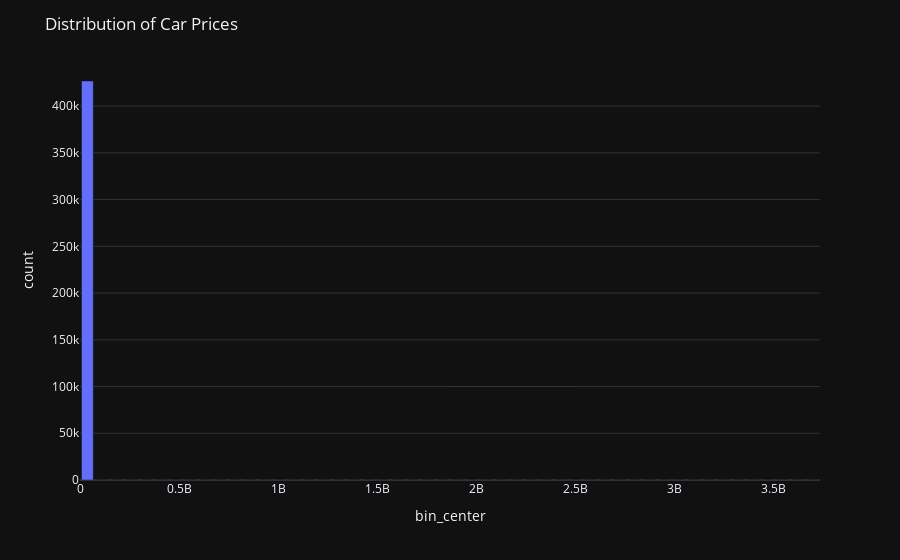

Notebook code cell kept with this figure:
### Markdown cell above
***Interpretation:*** The `model` is a string that contains a specific car model (e.g. 'sierra 1500 crew cab slt' or 'silverado 1500'), which is why it has so many unique values. This is not a categorical variable that we can easily use in modeling without any form of encoding or transformation. I need to consider how to handle this variable in our modeling process.

### Code cell
counts, bin_edges = np.histogram(df['price'], bins=50)
bin_centers = (bin_edges[:-1] + bin_edges[1:]) / 2

agg_df = pd.DataFrame({"bin_center": bin_centers, "count": counts})
fig = px.bar(agg_df, x="bin_center", y="count")
fig.update_layout(title='Distribution of Car Prices')
fig.show()

### Figure 1 — Plotly figure (JSON) as saved in the notebook; plotly's stock layout.template omitted (floating-point values rounded to 4 significant figures)
{"data": [{"alignmentgroup": "True", "hovertemplate": "bin_center=%{x}<br>count=%{y}<extra></extra>", "legendgroup": "", "marker": {"color": "#636efa", "pattern": {"shape": ""}}, "name": "", "offsetgroup": "", "orientation": "v", "showlegend": false, "textposition": "auto", "x": [37370000.0, 112100000.0, 186800000.0, 261600000.0, 336300000.0, 411100000.0, 485800000.0, 560500000.0, 635300000.0, 710000000.0, 784800000.0, 859500000.0, 934200000.0, 1009000000.0, 1084000000.0, 1158000000.0, 1233000000.0, 1308000000.0, 1383000000.0, 1457000000.0, 1532000000.0, 1607000000.0, 1682000000.0, 1756000000.0, 1831000000.0, 1906000000.0, 1981000000.0, 2055000000.0, 2130000000.0, 2205000000.0, 2280000000.0, 2354000000.0, 2429000000.0, 2504000000.0, 2578000000.0, 2653000000.0, 2728000000.0, 2803000000.0, 2877000000.0, 2952000000.0, 3027000000.0, 3102000000.0, 3176000000.0, 3251000000.0, 3326000000.0, 3401000000.0, 3475000000.0, 3550000000.0, 3625000000.0, 3700000000.0], "xaxis": "x", "y": [426860, 9, 0, 0, 0, 0, 0, 0, 0, 0, 0, 0, 0, 2, 2, 0, 1, 0, 1, 0, 0, 0, 0, 0, 0, 0, 0, 0, 0, 0, 0, 0, 0, 0, 0, 0, 0, 0, 0, 0, 3, 0, 0, 0, 0, 0, 0, 0, 0, 2], "yaxis": "y", "type": "bar"}], "layout": {"xaxis": {"anchor": "y", "domain": [0.0, 1.0], "title": {"text": "bin_center"}}, "yaxis": {"anchor": "x", "domain": [0.0, 1.0], "title": {"text": "count"}}, "legend": {"tracegroupgap": 0}, "margin": {"t": 60}, "barmode": "relative", "title": {"text": "Distribution of Car Prices"}}}
